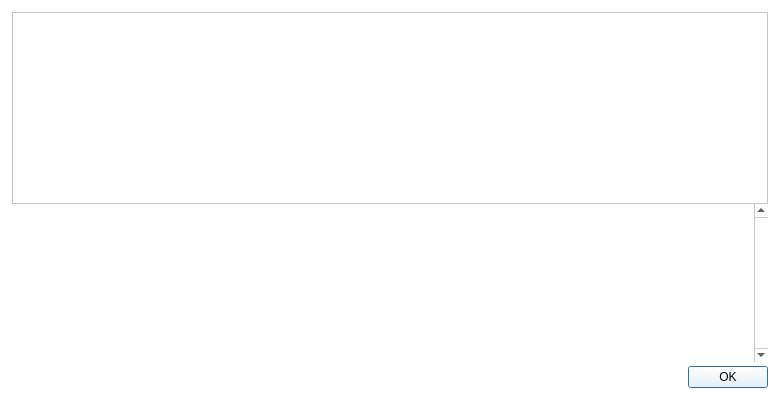
<?xml version="1.0" encoding="UTF-8"?>
<ui version="4.0">
 <class>HelpMessageDialog</class>
 <widget class="QDialog" name="HelpMessageDialog">
  <property name="geometry">
   <rect>
    <x>0</x>
    <y>0</y>
    <width>780</width>
    <height>400</height>
   </rect>
  </property>
  <property name="palette">
   <palette>
    <active>
     <colorrole role="Button">
      <brush brushstyle="SolidPattern">
       <color alpha="255">
        <red>255</red>
        <green>255</green>
        <blue>255</blue>
       </color>
      </brush>
     </colorrole>
     <colorrole role="Base">
      <brush brushstyle="SolidPattern">
       <color alpha="255">
        <red>255</red>
        <green>255</green>
        <blue>255</blue>
       </color>
      </brush>
     </colorrole>
     <colorrole role="Window">
      <brush brushstyle="SolidPattern">
       <color alpha="255">
        <red>255</red>
        <green>255</green>
        <blue>255</blue>
       </color>
      </brush>
     </colorrole>
    </active>
    <inactive>
     <colorrole role="Button">
      <brush brushstyle="SolidPattern">
       <color alpha="255">
        <red>255</red>
        <green>255</green>
        <blue>255</blue>
       </color>
      </brush>
     </colorrole>
     <colorrole role="Base">
      <brush brushstyle="SolidPattern">
       <color alpha="255">
        <red>255</red>
        <green>255</green>
        <blue>255</blue>
       </color>
      </brush>
     </colorrole>
     <colorrole role="Window">
      <brush brushstyle="SolidPattern">
       <color alpha="255">
        <red>255</red>
        <green>255</green>
        <blue>255</blue>
       </color>
      </brush>
     </colorrole>
    </inactive>
    <disabled>
     <colorrole role="Button">
      <brush brushstyle="SolidPattern">
       <color alpha="255">
        <red>255</red>
        <green>255</green>
        <blue>255</blue>
       </color>
      </brush>
     </colorrole>
     <colorrole role="Base">
      <brush brushstyle="SolidPattern">
       <color alpha="255">
        <red>255</red>
        <green>255</green>
        <blue>255</blue>
       </color>
      </brush>
     </colorrole>
     <colorrole role="Window">
      <brush brushstyle="SolidPattern">
       <color alpha="255">
        <red>255</red>
        <green>255</green>
        <blue>255</blue>
       </color>
      </brush>
     </colorrole>
    </disabled>
   </palette>
  </property>
  <property name="windowTitle">
   <string notr="true">UOU Core - Command-line options</string>
  </property>
  <property name="styleSheet">
   <string notr="true">
QWidget QFrame#frame {
image: url(:/icons/about_big);
image-position:center;
padding-top:0px;
background-color:white;
}

QStatusBar {
background-color:#ffffff;
}

.QFrame {
background-color:transparent;
border:0px solid #fff;
}

QMenuBar {
background-color:#fff;
}

QMenuBar::item {
background-color:#fff;
}

QMenuBar::item:selected {
background-color:#f8f6f6;
}

QMenu {
background-color:#f8f6f6;
}

QMenu::item {
color:#333;
}

QMenu::item:selected {
background-color:#f2f0f0;
color:#333;
}

QToolBar {
background-color:#fff;
border:0px solid #000;
padding:0;
margin:0;
}

QToolBar &gt; QToolButton {
background-color:#fff;
border:0px solid #333;
min-height:2.5em;
min-width: 8em;
padding: 0em 1em;
/*font-weight:bold;*/
color:#333;
}

QToolBar &gt; QToolButton:checked {
background-color:#f57026;
color:#fff;
font-weight:bold;
}

QMessageBox {
background-color:#F8F6F6;
}

/*******************************************************/

QLabel { /* Base Text Size &amp; Color */
font-size:12px;
color:#333333;
}

.QCheckBox { /* Checkbox Labels */
color:#333333;
background-color:transparent;
}

.QCheckBox:hover {
background-color:transparent;
}

.QValidatedLineEdit, .QLineEdit { /* Text Entry Fields */
border: 1px solid #82C3E6;
font-size:11px;
min-height:25px;
outline:0;
padding:3px;
background-color:#fcfcfc;
}

.QLineEdit:!focus {
font-size:12px;
}

.QValidatedLineEdit:disabled, .QLineEdit:disabled {
background-color:#f2f2f2;
}

/*******************************************************/

QPushButton { /* Global Button Style */

background-color:#f57026;

border:1;

border-radius:3px;

color:#ffffff;

font-size:12px;

font-weight:bold;

height: 26px;

padding-left:25px;

padding-right:25px;

padding-top:5px;

padding-bottom:5px;

margin-right: 10px;

}



QPushButton:hover { /* Global Button Style hover */

background-color:#f57026;

border:1;

border-radius:3px;

color:#ffffff;

font-size:12px;

font-weight:bold;

height: 26px;

padding-left:25px;

padding-right:25px;

padding-top:5px;

padding-bottom:5px;

margin-right: 10px;

}

QPushButton:focus {
border:none;
outline:none;
}

QPushButton:pressed {
border:1px solid #333;
}

QComboBox { /* Dropdown Menus */
border:1px solid #82C3E6;
padding: 3px 5px 3px 5px;
background:#fcfcfc;
min-height:25px;
color:#818181;
}

QComboBox:checked {
background:#f2f2f2;
}

QComboBox:editable {
background: #f57026;
color:#616161;
border:0px solid transparent;
}

QComboBox::drop-down {
width:25px;
border:0px;
}

QComboBox::down-arrow {
border-image: url(':/images/light/drkblue_downArrow') 0 0 0 0 stretch stretch;
}

QComboBox QListView {
background:#fff;
border:1px solid #333;
padding-right:1px;
padding-left:1px;
}

QComboBox QAbstractItemView::item { margin:4px; }

QComboBox::item {
color:#818181;
}

QComboBox::item:alternate {
background:#fff;
}

QComboBox::item:selected {
border:0px solid transparent;
background:#f2f2f2;
}

QComboBox::indicator {
background-color:transparent;
selection-background-color:transparent;
color:transparent;
selection-color:transparent;
}

QAbstractSpinBox {
border:1px solid #82C3E6;
padding: 3px 5px 3px 5px;
background:#fcfcfc;
min-height:25px;
color:#818181;
}

QAbstractSpinBox::up-button {
subcontrol-origin: border;
subcontrol-position: top right;
width:21px;
background:#fcfcfc;
border-left:0px;
border-right:1px solid #82C3E6;
border-top:1px solid #82C3E6;
border-bottom:0px;
padding-right:1px;
padding-left:5px;
padding-top:2px;
}

QAbstractSpinBox::up-arrow {
image:url(':/images/light/drkblue_upArrow_small');
}

QAbstractSpinBox::down-button {
subcontrol-origin: border;
subcontrol-position: bottom right;
width:21px;
background:#fcfcfc;
border-top:0px;
border-left:0px;
border-right:1px solid #82C3E6;
border-bottom:1px solid #82C3E6;
padding-right:1px;
padding-left:5px;
padding-bottom:2px;
}

QAbstractSpinBox::down-arrow {
image:url(':/images/light/drkblue_downArrow_small');
}

QCheckBox {
spacing: 5px;
}

QCheckBox::indicator {
width: 16px;
height: 16px;
}



/*******************************************************/

QHeaderView { /* Table Header */
background-color:transparent;
}

QHeaderView::section { /* Table Header Sections */
qproperty-alignment:center;
background-color:#f57026;
color:#fff;
min-height:25px;
font-weight:bold;
font-size:14px;
outline:0;
border:0px solid #fff;
border-right:1px solid #fff;
padding-left:5px;
padding-right:5px;
padding-top:2px;
padding-bottom:2px;
}

QHeaderView::section:last {
border-right: 0px solid #d7d7d7;
}

.QScrollArea {
background:transparent;
border:0px;
}

.QTableView { /* Table - has to be selected as a class otherwise it throws off QCalendarWidget */
background:transparent;
border:0px solid #fff;
}

QTableView::item { /* Table Item */
background-color:#fcfcfc;
font-size:12px;
}

QTableView::item:selected { /* Table Item Selected */
background-color:#f0f0f0;
color:#333;
}

QScrollBar { /* Scroll Bar */

}

QScrollBar:vertical { /* Vertical Scroll Bar Attributes */
border:0;
background:#ffffff;
width:18px;
margin: 18px 0px 18px 0px;
}

QScrollBar:horizontal { /* Horizontal Scroll Bar Attributes */
border:0;
background:#ffffff;
height:18px;
margin: 0px 18px 0px 18px;
}


QScrollBar::handle:vertical { /* Scroll Bar Slider - vertical */
background:#e0e0e0;
min-height:10px;
}

QScrollBar::handle:horizontal { /* Scroll Bar Slider - horizontal */
background:#e0e0e0;
min-width:10px;
}

QScrollBar::add-page, QScrollBar::sub-page { /* Scroll Bar Background */
background:#F8F6F6;
}

QScrollBar::add-line:vertical, QScrollBar::sub-line:vertical, QScrollBar::add-line:horizontal, QScrollBar::sub-line:horizontal { /* Define Arrow Button Dimensions */
background-color:#F8F6F6;
border: 1px solid #f2f0f0;
width:16px;
height:16px;
}

QScrollBar::add-line:vertical:pressed, QScrollBar::sub-line:vertical:pressed, QScrollBar::add-line:horizontal:pressed, QScrollBar::sub-line:horizontal:pressed {
background-color:#e0e0e0;
}

QScrollBar::sub-line:vertical { /* Vertical - top button position */
subcontrol-position:top;
subcontrol-origin: margin;
}

QScrollBar::add-line:vertical { /* Vertical - bottom button position */
subcontrol-position:bottom;
subcontrol-origin: margin;
}

QScrollBar::sub-line:horizontal { /* Vertical - left button position */
subcontrol-position:left;
subcontrol-origin: margin;
}

QScrollBar::add-line:horizontal { /* Vertical - right button position */
subcontrol-position:right;
subcontrol-origin: margin;
}

QScrollBar:up-arrow, QScrollBar:down-arrow, QScrollBar:left-arrow, QScrollBar:right-arrow { /* Arrows Icon */
width:10px;
height:10px;
}

QScrollBar:up-arrow {
background-image: url(':/images/light/drkblue_upArrow_small');
}

QScrollBar:down-arrow {
background-image: url(':/images/light/drkblue_downArrow_small');
}

QScrollBar:left-arrow {
background-image: url(':/images/light/drkblue_leftArrow_small');
}

QScrollBar:right-arrow {
background-image: url(':/images/light/drkblue_rightArrow_small');
}


/*******************************************************/

/* DIALOG BOXES */

QDialog .QTabWidget {
border-bottom:1px solid #333;
}

QDialog .QTabWidget::pane {
border: 1px solid #d7d7d7;
}

QDialog .QTabWidget QTabBar::tab {
background-color:#f2f0f0;
color:#333;
padding-left:10px;
padding-right:10px;
padding-top:5px;
padding-bottom:5px;
border-top: 1px solid #d7d7d7;
}

QDialog .QTabWidget QTabBar::tab:first {
border-left: 1px solid #d7d7d7;
}

QDialog .QTabWidget QTabBar::tab:last {
border-right: 1px solid #d7d7d7;
}

QDialog .QTabWidget QTabBar::tab:selected, QDialog .QTabWidget QTabBar::tab:hover {
background-color:#ffffff;
color:#333;
}

QDialog .QTabWidget .QWidget {
background-color:#fff;
color:#333;
}

QDialog .QTabWidget .QWidget QAbstractSpinBox {
min-height:15px;
}

QDialog .QTabWidget .QWidget QAbstractSpinBox::down-button {
width:15px;
}

QDialog .QTabWidget .QWidget QAbstractSpinBox::up-button {
width:15px;
}

QDialog .QTabWidget .QWidget QComboBox {
min-height:15px;
}

QDialog QWidget { /* Remove Annoying Focus Rectangle */
outline: 0;
}

/*******************************************************/
/* FILE MENU */

/* Dialog: Open URI */
QDialog#OpenURIDialog {
background-color:#F8F6F6;
}

QDialog#OpenURIDialog QLabel#label { /* URI Label */
font-weight:bold;
}

QDialog#OpenURIDialog QPushButton#selectFileButton { /* ... Button */
background-color:qlineargradient(x1: 0, y1: 0, x2: 0, y2: 1, stop: .01 #f6f6f6, stop: .1 rgba(250, 250, 250, 128), stop: .95 rgba(250, 250, 250, 255), stop: 1 #ebebeb);
border:1px solid #d2d2d2;
color:#616161;
padding-left:10px;
padding-right:10px;
}

QDialog#OpenURIDialog QPushButton#selectFileButton:hover {
background-color:qlineargradient(x1: 0, y1: 0, x2: 0, y2: 1, stop: .01 #f6f6f6, stop: .1 rgba(240, 240, 240, 255), stop: .95 rgba(240, 240, 240, 255), stop: 1 #ebebeb);
color:#333;
}

QDialog#OpenURIDialog QPushButton#selectFileButton:pressed {
border:1px solid #9e9e9e;
}

/* Dialog: Sign / Verify Message */
QDialog#SignVerifyMessageDialog {
background-color:#F8F6F6;
}

QDialog#SignVerifyMessageDialog QPushButton#addressBookButton_SM { /* Address Book Button */
background-color:transparent;
padding-left:10px;
padding-right:10px;
}

QDialog#SignVerifyMessageDialog QPlainTextEdit { /* Message Signing Text */
border:1px solid #82C3E6;
background-color:#fff;
}

QDialog#SignVerifyMessageDialog QPushButton#pasteButton_SM { /* Paste Button */
/* qproperty-icon: url(&quot;:/icons/light/drkblue_editpaste&quot;); */
background-color:transparent;
padding-left:15px;
}

QDialog#SignVerifyMessageDialog QLineEdit:!focus { /* Font Hack */
font-size:10px;
}

QDialog#SignVerifyMessageDialog QPushButton#copySignatureButton_SM { /* Copy Button */
/* qproperty-icon: url(&quot;:/icons/light/drkblue_editcopy&quot;); */
background-color:transparent;
padding-left:10px;
padding-right:10px;
}

QDialog#SignVerifyMessageDialog QPushButton#clearButton_SM { /* Clear Button */
background-color:qlineargradient(x1: 0, y1: 0, x2: 0, y2: 1, stop: .01 #f6f6f6, stop: .1 rgba(250, 250, 250, 128), stop: .95 rgba(250, 250, 250, 255), stop: 1 #ebebeb);
border:1px solid #d2d2d2;
color:#616161;
padding-left:10px;
padding-right:10px;
}

QDialog#SignVerifyMessageDialog QPushButton#clearButton_SM:hover {
background-color:qlineargradient(x1: 0, y1: 0, x2: 0, y2: 1, stop: .01 #f6f6f6, stop: .1 rgba(240, 240, 240, 255), stop: .95 rgba(240, 240, 240, 255), stop: 1 #ebebeb);
color:#333;
}

QDialog#SignVerifyMessageDialog QPushButton#clearButton_SM:pressed {
border:1px solid #9e9e9e;
}

QDialog#SignVerifyMessageDialog QPushButton#addressBookButton_VM { /* Verify Message - Address Book Button */
background-color:transparent;
border:0;
padding-left:10px;
padding-right:10px;
}

QDialog#SignVerifyMessageDialog QPushButton#clearButton_VM { /* Verify Message - Clear Button */
background-color:qlineargradient(x1: 0, y1: 0, x2: 0, y2: 1, stop: .01 #f6f6f6, stop: .1 rgba(250, 250, 250, 128), stop: .95 rgba(250, 250, 250, 255), stop: 1 #ebebeb);
border:1px solid #d2d2d2;
color:#616161;
padding-left:10px;
padding-right:10px;
}

QDialog#SignVerifyMessageDialog QPushButton#clearButton_VM:hover {
background-color:qlineargradient(x1: 0, y1: 0, x2: 0, y2: 1, stop: .01 #f6f6f6, stop: .1 rgba(240, 240, 240, 255), stop: .95 rgba(240, 240, 240, 255), stop: 1 #ebebeb);
color:#333;
}

QDialog#SignVerifyMessageDialog QPushButton#clearButton_VM:pressed {
border:1px solid #9e9e9e;
}

/* Dialog: Send and Receive */
QWidget#AddressBookPage {
background-color:#F8F6F6;
}

QWidget#AddressBookPage QPushButton#newAddress { /* New Address Button */
background-color:qlineargradient(x1: 0, y1: 0, x2: 0, y2: 1, stop: .01 #f6f6f6, stop: .1 rgba(250, 250, 250, 128), stop: .95 rgba(250, 250, 250, 255), stop: 1 #ebebeb);
border:1px solid #d2d2d2;
color:#616161;
padding-left:10px;
padding-right:10px;
}

QWidget#AddressBookPage QPushButton#newAddress:hover {
background-color:qlineargradient(x1: 0, y1: 0, x2: 0, y2: 1, stop: .01 #f6f6f6, stop: .1 rgba(240, 240, 240, 255), stop: .95 rgba(240, 240, 240, 255), stop: 1 #ebebeb);
color:#333;
}

QWidget#AddressBookPage QPushButton#newAddress:pressed {
border:1px solid #9e9e9e;
}

QWidget#AddressBookPage QPushButton#copyAddress { /* Copy Address Button */
background-color:qlineargradient(x1: 0, y1: 0, x2: 0, y2: 1, stop: .01 #f6f6f6, stop: .1 rgba(250, 250, 250, 128), stop: .95 rgba(250, 250, 250, 255), stop: 1 #ebebeb);
border:1px solid #d2d2d2;
color:#616161;
padding-left:10px;
padding-right:10px;
}

QWidget#AddressBookPage QPushButton#copyAddress:hover {
background-color:qlineargradient(x1: 0, y1: 0, x2: 0, y2: 1, stop: .01 #f6f6f6, stop: .1 rgba(240, 240, 240, 255), stop: .95 rgba(240, 240, 240, 255), stop: 1 #ebebeb);
color:#333;
}

QWidget#AddressBookPage QPushButton#copyAddress:pressed {
border:1px solid #9e9e9e;
}

QWidget#AddressBookPage QPushButton#deleteAddress { /* Delete Address Button */
background-color:qlineargradient(x1: 0, y1: 0, x2: 0, y2: 1, stop: .01 #f6f6f6, stop: .1 rgba(250, 250, 250, 128), stop: .95 rgba(250, 250, 250, 255), stop: 1 #ebebeb);
border:1px solid #d2d2d2;
color:#616161;
padding-left:10px;
padding-right:10px;
}

QWidget#AddressBookPage QPushButton#deleteAddress:hover {
background-color:qlineargradient(x1: 0, y1: 0, x2: 0, y2: 1, stop: .01 #f6f6f6, stop: .1 rgba(240, 240, 240, 255), stop: .95 rgba(240, 240, 240, 255), stop: 1 #ebebeb);
color:#333;
}

QWidget#AddressBookPage QPushButton#deleteAddress:pressed {
border:1px solid #9e9e9e;
}

QWidget#AddressBookPage QTableView { /* Address Listing */
font-size:12px;
}

QWidget#AddressBookPage QHeaderView::section { /* Min width for Windows fix */
min-width:260px;
}

/* SETTINGS MENU */

/* Encrypt Wallet and Change Passphrase Dialog */
QDialog#AskPassphraseDialog {
background-color:#F8F6F6;
}

QDialog#AskPassphraseDialog QLabel#passLabel1, QDialog#AskPassphraseDialog QLabel#passLabel2, QDialog#AskPassphraseDialog QLabel#passLabel3 {
qproperty-alignment: 'AlignVCenter | AlignRight';
min-width:170px;
min-height:33px; /* base width of 25px for QLineEdit, plus padding and border */
}

/* Options Dialog */
QDialog#OptionsDialog {
background-color:#F8F6F6;
}

QDialog#OptionsDialog QValueComboBox, QDialog#OptionsDialog QSpinBox {
margin-top:5px;
margin-bottom:5px;
}

QDialog#OptionsDialog QValidatedLineEdit, QDialog#OptionsDialog QValidatedLineEdit:disabled, QDialog#OptionsDialog QLineEdit, QDialog#OptionsDialog QLineEdit:disabled {
qproperty-alignment: 'AlignVCenter | AlignLeft';
min-height:20px;
margin-top:0px;
margin-bottom:0px;
padding-top:1px;
padding-bottom:1px;
}

QDialog#OptionsDialog &gt; QLabel {
qproperty-alignment: 'AlignVCenter';
min-height:20px;
}

QDialog#OptionsDialog QWidget#tabDisplay QValueComboBox {
margin-top:0px;
margin-bottom:0px;
}

QDialog#OptionsDialog QLabel#label_3 { /* Translations Missing? Label */
qproperty-alignment: 'AlignVCenter | AlignCenter';
color:#818181;
padding-bottom:8px;
}

QDialog#OptionsDialog QCheckBox {
min-height:20px;
}

QDialog#OptionsDialog QCheckBox#displayAddresses {
min-height:33px;

}

/* TOOLS MENU */

QDialog#RPCConsole { /* RPC Console Dialog Box */
background-color:#F8F6F6;
}

QDialog#RPCConsole QWidget#tab_info QLabel#label_11, QDialog#RPCConsole QWidget#tab_info QLabel#label_10 { /* Margin between Network and Block Chain headers */
qproperty-alignment: 'AlignBottom';
min-height:25px;
min-width:180px;
}

QDialog#RPCConsole QWidget#tab_peers  QLabel#peerHeading { /* Peers Info Header */
color:#f57026;
}

QDialog#RPCConsole QPushButton#openDebugLogfileButton {
max-width:60px;
}

QDialog#RPCConsole QTextEdit#messagesWidget { /* Console Messages Window */
border:0;
}

QDialog#RPCConsole QLineEdit#lineEdit { /* Console Input */
margin-right:5px;
}

QDialog#RPCConsole QPushButton#clearButton { /* Console Clear Button */
background-color:transparent;
padding-left:10px;
padding-right:10px;
}

QDialog#RPCConsole .QGroupBox #line { /* Network In Line */
background-color:#00ff00;
}

QDialog#RPCConsole .QGroupBox #line_2 { /* Network Out Line */
background:#ff0000;
}

/* HELP MENU */

/* Command Line Options Dialog */
QDialog#HelpMessageDialog {
background-color:white;
}

QDialog#HelpMessageDialog QScrollArea * {
background-color:white;
}

QDialog#HelpMessageDialog QScrollBar:vertical, QDialog#HelpMessageDialog QScrollBar:horizontal {
border:0;
}

/* About Proton Dialog */
QDialog#AboutDialog {
background-color:white;
}

QDialog#AboutDialog QLabel#label, QDialog#AboutDialog QLabel#copyrightLabel, QDialog#AboutDialog QLabel#label_2 { /* About Proton Contents */
margin-left:10px;
background-color:white;
}

QDialog#AboutDialog QLabel#label_2 { /* Margin for About Proton text */
margin-right:10px;
background-color:white;
}

/* Edit Address Dialog */
QDialog#EditAddressDialog {
background-color:#F8F6F6;
}

QDialog#EditAddressDialog QLabel {
qproperty-alignment: 'AlignVCenter | AlignRight';
min-height:27px;
font-weight:normal;
padding-right:5px;
}

/* OVERVIEW SCREEN */

QWidget .QFrame#frame { /* Wallet Balance */
min-width:490px;
}

QWidget .QFrame#frame &gt; .QLabel {
min-width:190px;
font-weight:normal;
min-height:30px;
}

QWidget .QFrame#frame .QLabel#label_5 { /* Wallet Label */
qproperty-alignment: 'AlignVCenter | AlignRight';
min-width:160px;
background-color:transparent;
color:#f4f4f5;
margin-right:5px;
padding-right:5px;
}

QWidget .QFrame#frame .QLabel#labelWalletStatus { /* Wallet Sync Status */
qproperty-alignment: 'AlignVCenter | AlignLeft';
margin-left:3px;
}

QWidget .QFrame#frame .QLabel#labelSpendable { /* Spendable Header */
qproperty-alignment: 'AlignVCenter | AlignLeft';
font-size:12px;
margin-left:18px;
}

QWidget .QFrame#frame .QLabel#labelWatchonly { /* Watch-only Header */
qproperty-alignment: 'AlignVCenter | AlignLeft';
font-size:12px;
margin-left:16px;
}

QWidget .QFrame#frame .QLabel#labelBalanceText { /* Available Balance Label */
qproperty-alignment: 'AlignVCenter | AlignRight';
min-width:160px;
background-color:#f57026;
color:#ffffff;
margin-right:5px;
padding-right:5px;
font-size:14px;
font-weight: bold;
min-height:35px;
}

QWidget .QFrame#frame .QLabel#labelBalance { /* Available Balance */
qproperty-alignment: 'AlignVCenter | AlignLeft';
font-size:16px;
color:#f57026;
margin-left:0px;
    font-weight: bold;
}

QWidget .QFrame#frame .QLabel#labelWatchAvailable { /* Watch-only Balance */
qproperty-alignment: 'AlignVCenter | AlignLeft';
font-size:12px;
margin-left:16px;
}

QWidget .QFrame#frame .QLabel#labelPendingText { /* Pending Balance Label */
qproperty-alignment: 'AlignVCenter | AlignRight';
min-width:160px;
font-size:14px;
font-Weight:bold;
background-color:#F8F6F6;
margin-right:5px;
padding-right:5px;
}

QWidget .QFrame#frame .QLabel#labelUnconfirmed { /* Pending Balance */
qproperty-alignment: 'AlignVCenter | AlignLeft';
font-size:14px;
font-weight:bold;
margin-left:0px;
}

QWidget .QFrame#frame .QLabel#labelWatchPending { /* Watch-only Pending Balance */
qproperty-alignment: 'AlignVCenter | AlignLeft';
font-size:12px;
margin-left:16px;
}

QWidget .QFrame#frame .QLabel#labelImmatureText { /* Immature Balance Label */
qproperty-alignment: 'AlignVCenter | AlignRight';
min-width:160px;
font-size:14px;
font-weight:bold;
background-color:#F8F6F6;
margin-right:5px;
padding-right:5px;
}

QWidget .QFrame#frame .QLabel#labelImmature { /* Immature Balance */
qproperty-alignment: 'AlignVCenter | AlignLeft';
font-size:14px;
font-weight:bold;
margin-left:0px;
}

QWidget .QFrame#frame .QLabel#labelWatchImmature { /* Watch-only Immature Balance */
qproperty-alignment: 'AlignVCenter | AlignLeft';
font-size:12px;
margin-left:16px;
}

QWidget .QFrame#frame .QLabel#labelTotalText { /* Total Balance Label */
qproperty-alignment: 'AlignVCenter | AlignRight';
min-width:160px;
font-size:14px;
font-weight:bold;
background-color:#F8F6F6;
margin-right:5px;
padding-right:5px;
}

QWidget .QFrame#frame .QLabel#labelTotal { /* Total Balance */
qproperty-alignment: 'AlignVCenter | AlignLeft';
font-size:14px;
font-weight:bold;
margin-left:0px;
}

QWidget .QFrame#frame .QLabel#labelWatchTotal { /* Watch-only Total Balance */
qproperty-alignment: 'AlignVCenter | AlignLeft';
font-size:12px;
margin-left:16px;
}

/* PRIVATESEND WIDGET */

QWidget .QFrame#framePrivateSend { /* PrivateSend Widget */
background-color:transparent;
max-width: 451px;
min-width: 451px;
max-height: 350px;
}

QWidget .QFrame#framePrivateSend .QWidget#layoutWidgetPrivateSendHeader { /* PrivateSend Header */
max-width: 421px;
min-width: 421px;
}

QWidget .QFrame#framePrivateSend .QLabel#labelPrivateSendHeader { /* PrivateSend Header */
qproperty-alignment: 'AlignVCenter | AlignCenter';
max-width: 421px;
min-width: 421px;
background-color:#f57026;
color:#fff;
margin-right: 5px;
padding-right: 5px;
font-weight:bold;
font-size:14px;
min-height:35px;
max-height:35px;
}
/******************************************************************/
QWidget .QFrame#framePrivateSend .QLabel#labelPrivateSendSyncStatus { /* PrivateSend Sync Status */
qproperty-alignment: 'AlignVCenter | AlignLeft';
margin-left:2px;
padding-right:5px;
}

QWidget .QFrame#framePrivateSend #privateSendFormLayoutWidget {
max-width: 451px;
max-height: 175px;
}

QWidget .QFrame#framePrivateSend #privateSendFormLayoutWidget &gt; .QLabel {
min-width:175px;
font-weight:normal;
min-height:25px;
}

QWidget .QFrame#framePrivateSend #privateSendFormLayoutWidget .QLabel#labelPrivateSendEnabledText { /* PrivateSend Enabled Status Label */
qproperty-alignment: 'AlignVCenter | AlignRight';
min-width:160px;
background-color:#F8F6F6;
margin-right:5px;
padding-right:5px;
}

QWidget .QFrame#framePrivateSend #privateSendFormLayoutWidget .QLabel#labelPrivateSendEnabled { /* PrivateSend Enabled Status */

}

QWidget .QFrame#framePrivateSend #privateSendFormLayoutWidget .QLabel#labelCompletitionText { /* PrivateSend Completion Label */
qproperty-alignment: 'AlignVCenter | AlignRight';
min-width:160px;
background-color:#F8F6F6;
margin-right:5px;
padding-right:5px;

}

QWidget .QFrame#framePrivateSend #privateSendFormLayoutWidget .QProgressBar#privateSendProgress { /* PrivateSend Completion */
border: 1px solid #818181;
border-radius: 1px;
margin-right:43px;
text-align: right;
color:#818181;
}

QWidget .QFrame#framePrivateSend #privateSendFormLayoutWidget .QProgressBar#privateSendProgress::chunk {
background-color: #f57026;
width:1px;
}

QWidget .QFrame#framePrivateSend #privateSendFormLayoutWidget .QLabel#labelAnonymizedText { /* PrivateSend Balance Label */
qproperty-alignment: 'AlignVCenter | AlignRight';
min-width:160px;
background-color:#F8F6F6;
margin-right:5px;
padding-right:5px;
}

QWidget .QFrame#framePrivateSend #privateSendFormLayoutWidget .QLabel#labelAnonymized { /* PrivateSend Balance */

}

QWidget .QFrame#framePrivateSend #privateSendFormLayoutWidget .QLabel#labelAmountAndRoundsText { /* PrivateSend Amount and Rounds Label */
qproperty-alignment: 'AlignVCenter | AlignRight';
min-width:160px;
background-color:#F8F6F6;
margin-right:5px;
padding-right:5px;
}

QWidget .QFrame#framePrivateSend #privateSendFormLayoutWidget .QLabel#labelAmountRounds { /* PrivateSend Amount and Rounds */

}

QWidget .QFrame#framePrivateSend #privateSendFormLayoutWidget .QLabel#labelSubmittedDenomText { /* PrivateSend Submitted Denom Label */
qproperty-alignment: 'AlignVCenter | AlignRight';
min-width:160px;
background-color:#F8F6F6;
margin-right:5px;
padding-right:5px;
}

QWidget .QFrame#framePrivateSend #privateSendFormLayoutWidget .QLabel#labelSubmittedDenom { /* PrivateSend Submitted Denom */

}

QWidget .QFrame#framePrivateSend .QWidget#layoutWidgetLastMessageAndButtons {
max-width: 451px;
}

QWidget .QFrame#framePrivateSend .QLabel#labelPrivateSendLastMessage { /* PrivateSend Status Notifications */
qproperty-alignment: 'AlignVCenter | AlignCenter';
min-width: 288px;
min-height: 43px;
font-size:11px;
color:#818181;
}

/* PRIVATESEND BUTTONS */

QWidget .QFrame#framePrivateSend .QPushButton { /* PrivateSend Buttons - General Attributes */
border:0px solid #ffffff;
}

QWidget .QFrame#framePrivateSend QPushButton:focus {
border:none;
outline:none;
}

QWidget .QFrame#framePrivateSend .QPushButton#togglePrivateSend { /* Start PrivateSend Mixing */
min-height: 40px;
font-size:15px;
font-weight:normal;
color:#ffffff;
padding-left:10px;
padding-right:10px;
padding-top:5px;
padding-bottom:6px;
}

QWidget .QFrame#framePrivateSend .QPushButton#togglePrivateSend:hover {

}

QWidget .QFrame#framePrivateSend .QPushButton#privateSendAuto { /* Try Mix Button */
background-color:qlineargradient(x1: 0, y1: 0, x2: 0, y2: 1, stop: .01 #f6f6f6, stop: .1 rgba(250, 250, 250, 128), stop: .95 rgba(250, 250, 250, 255), stop: 1 #ebebeb);
border:1px solid #d2d2d2;
color:#616161;
min-height:25px;
font-size:9px;
padding:0px;
}

QWidget .QFrame#framePrivateSend .QPushButton#privateSendAuto:hover {
background-color:qlineargradient(x1: 0, y1: 0, x2: 0, y2: 1, stop: .01 #f6f6f6, stop: .1 rgba(240, 240, 240, 255), stop: .95 rgba(240, 240, 240, 255), stop: 1 #ebebeb);
color:#333;
}

QWidget .QFrame#framePrivateSend .QPushButton#privateSendAuto:pressed {
border:1px solid #9e9e9e;
}

QWidget .QFrame#framePrivateSend .QPushButton#privateSendReset { /* Reset Button */
background-color:qlineargradient(x1: 0, y1: 0, x2: 0, y2: 1, stop: .01 #f6f6f6, stop: .1 rgba(250, 250, 250, 128), stop: .95 rgba(250, 250, 250, 255), stop: 1 #ebebeb);
border:1px solid #d2d2d2;
color:#616161;
min-height:25px;
font-size:9px;
padding:0px;
}

QWidget .QFrame#framePrivateSend .QPushButton#privateSendReset:hover {
background-color:qlineargradient(x1: 0, y1: 0, x2: 0, y2: 1, stop: .01 #f6f6f6, stop: .1 rgba(240, 240, 240, 255), stop: .95 rgba(240, 240, 240, 255), stop: 1 #ebebeb);
color:#333;
}

QWidget .QFrame#framePrivateSend .QPushButton#privateSendReset:pressed {
border:1px solid #9e9e9e;
}

QWidget .QFrame#framePrivateSend .QPushButton#privateSendInfo { /* Info Button */
background-color:qlineargradient(x1: 0, y1: 0, x2: 0, y2: 1, stop: .01 #f6f6f6, stop: .1 rgba(250, 250, 250, 128), stop: .95 rgba(250, 250, 250, 255), stop: 1 #ebebeb);
border:1px solid #d2d2d2;
color:#616161;
min-height:25px;
font-size:9px;
padding:0px;
}

QWidget .QFrame#framePrivateSend .QPushButton#privateSendInfo:hover {
background-color:qlineargradient(x1: 0, y1: 0, x2: 0, y2: 1, stop: .01 #f6f6f6, stop: .1 rgba(240, 240, 240, 255), stop: .95 rgba(240, 240, 240, 255), stop: 1 #ebebeb);
color:#333;
}

QWidget .QFrame#framePrivateSend .QPushButton#privateSendInfo:pressed {
border:1px solid #9e9e9e;
}

/* RECENT TRANSACTIONS */

QWidget .QFrame#frame_2 { /* Transactions Widget */
min-width:410px;
margin-right:20px;
margin-left:0;
margin-top:15px;
background-repeat:none;
}

QWidget .QFrame#frame_2 .QLabel#label_4 { /* Recent Transactions Label */
min-width:180px;
color:#999;
margin-left:0px;
margin-top:30px;
margin-right:5px;
padding-right:5px;
font-weight:normal;
font-size:18px;
font-weight:bold;
min-height:24px;
}

QWidget .QFrame#frame_2 .QLabel#labelTransactionsStatus { /* Recent Transactions Sync Status */
qproperty-alignment: 'AlignBottom | AlignRight';
min-width:93px;
margin-top:83px;
margin-left:16px;
margin-right:5px;
min-height:16px;
}

QWidget .QFrame#frame_2 QListView { /* UOU Transaction List */
font-weight:normal;
font-size:14px;
max-width:500px;
margin-top:12px;
margin-left:0px; /* CSS Voodoo - set to -66px to hide default transaction icons */
}

/* SEND DIALOG */

QDialog#SendCoinsDialog .QFrame#frameCoinControl { /* Coin Control Section */

}

QDialog#SendCoinsDialog .QFrame#frameCoinControl &gt; .QLabel { /* Default Font Color and  Size */
font-weight:normal;
color: #999;
}

QDialog#SendCoinsDialog .QFrame#frameCoinControl .QPushButton#pushButtonCoinControl { /* Coin Control Inputs Button */
padding-left:10px;
padding-right:10px;
min-height:25px;
}

QDialog#SendCoinsDialog .QFrame#frameCoinControl .QLabel#labelCoinControlFeatures { /* Coin Control Header */
color:#999;
font-weight:normal;
font-size:14px;
}

QDialog#SendCoinsDialog .QFrame#frameCoinControl .QWidget#widgetCoinControl { /* Coin Control Inputs */
}

QDialog#SendCoinsDialog .QFrame#frameCoinControl .QWidget#widgetCoinControl &gt; .QLabel { /* Coin Control Inputs Labels */
padding:2px;
}

QDialog#SendCoinsDialog .QFrame#frameCoinControl .QCheckBox#checkBoxCoinControlChange { /* Custom Change Label */
}

QDialog#SendCoinsDialog .QFrame#frameCoinControl .QValidatedLineEdit#lineEditCoinControlChange { /* Custom Change Address */
}

QDialog#SendCoinsDialog .QFrame#frameCoinControl .QLabel#labelCoinControlChangeLabel { /* Custom Change Address Validation Label */
font-weight:normal;
qproperty-margin:-6;
margin-right:112px;
}

QDialog#SendCoinsDialog .QScrollArea#scrollArea .QWidget#scrollAreaWidgetContents { /* Send To Widget */
background:transparent;
}

QDialog#SendCoinsDialog .QPushButton#sendButton { /* Send Button */
padding-left:10px;
padding-right:10px;
}

QDialog#SendCoinsDialog .QPushButton#clearButton { /* Clear Button */
background-color:qlineargradient(x1: 0, y1: 0, x2: 0, y2: 1, stop: .01 #f6f6f6, stop: .1 rgba(250, 250, 250, 128), stop: .95 rgba(250, 250, 250, 255), stop: 1 #ebebeb);
border:1px solid #d2d2d2;
color:#616161;
padding-left:10px;
padding-right:10px;
}

QDialog#SendCoinsDialog .QPushButton#clearButton:hover {
background-color:qlineargradient(x1: 0, y1: 0, x2: 0, y2: 1, stop: .01 #f6f6f6, stop: .1 rgba(240, 240, 240, 255), stop: .95 rgba(240, 240, 240, 255), stop: 1 #ebebeb);
color:#333;
}

QDialog#SendCoinsDialog .QPushButton#clearButton:pressed {
border:1px solid #9e9e9e;
}

QDialog#SendCoinsDialog .QPushButton#addButton { /* Add Button */
background-color:qlineargradient(x1: 0, y1: 0, x2: 0, y2: 1, stop: .01 #f6f6f6, stop: .1 rgba(250, 250, 250, 128), stop: .95 rgba(250, 250, 250, 255), stop: 1 #ebebeb);
border:1px solid #d2d2d2;
color:#616161;
padding-left:10px;
padding-right:10px;
}

QDialog#SendCoinsDialog .QPushButton#addButton:hover {
background-color:qlineargradient(x1: 0, y1: 0, x2: 0, y2: 1, stop: .01 #f6f6f6, stop: .1 rgba(240, 240, 240, 255), stop: .95 rgba(240, 240, 240, 255), stop: 1 #ebebeb);
color:#333;
}

QDialog#SendCoinsDialog .QPushButton#addButton:pressed {
border:1px solid #9e9e9e;
}

QDialog#SendCoinsDialog .QCheckBox#checkUsePrivateSend { /* PrivateSend Checkbox */
color:#616161;
font-weight:bold;
background: qradialgradient(cx:0.5, cy:0.5, radius: 0.5, fx:0.5, fy:0.5, stop:0 rgba(248, 246, 246, 128), stop: 1 rgba(0, 0, 0, 0));
border-radius:5px;
padding-top:20px;
padding-bottom:18px;
}

QDialog#SendCoinsDialog .QCheckBox#checkUseInstantSend { /* InstantSend Checkbox */
color:#616161;
font-weight:bold;
background: qradialgradient(cx:0.5, cy:0.5, radius: 0.5, fx:0.5, fy:0.5, stop:0 rgba(248, 246, 246, 128), stop: 1 rgba(0, 0, 0, 0));
border-radius:5px;
padding-top:20px;
padding-bottom:18px;
margin-left:10px;
margin-right:20px;
}

/* This QLabel uses name = &quot;label&quot; which conflicts with Address Book -&gt; New Address */
/* To maximize backwards compatibility this formatting has been removed */

QDialog#SendCoinsDialog QLabel#label {
/*margin-left:20px;
margin-right:-2px;
padding-right:-2px;
color:#616161;
font-size:14px;
font-weight:bold;
border-radius:5px;
padding-top:20px;
padding-bottom:20px;*/
min-height:27px;
}

QDialog#SendCoinsDialog QLabel#labelBalance {
margin-left:0px;
padding-left:0px;
color:#333333;
/* font-weight:bold;
border-radius:5px;
padding-top:20px;
padding-bottom:20px; */
min-height:27px;
}

#checkboxSubtractFeeFromAmount {
padding-left:10px;
}


/* SEND COINS ENTRY */

QStackedWidget#SendCoinsEntry .QFrame#SendCoins &gt; .QLabel { /* Send Coin Entry Labels */
background-color:#F8F6F6;
min-width:102px;
font-weight:normal;
/*font-size:11px;*/
color:#333;
min-height:25px;
margin-right:5px;
padding-right:5px;
}

QStackedWidget#SendCoinsEntry .QFrame#SendCoins .QLabel#amountLabel {
color: #fff;
background-color:#999;
}

QStackedWidget#SendCoinsEntry .QValidatedLineEdit#payTo { /* Pay To Input Field */
}

QStackedWidget#SendCoinsEntry .QToolButton { /* General Settings for Pay To Icons */
padding-left:5px;
padding-right:5px;
border: 0;
outline: 0;
}

QStackedWidget#SendCoinsEntry .QToolButton#addressBookButton { /* Address Book Button */
padding-left:10px;
}

QStackedWidget#SendCoinsEntry .QToolButton#addressBookButton {
}

QStackedWidget#SendCoinsEntry .QToolButton#pasteButton {
}

QStackedWidget#SendCoinsEntry .QToolButton#deleteButton {
}

QStackedWidget#SendCoinsEntry .QLineEdit#addAsLabel { /* Pay To Input Field */
}

/* COIN CONTROL POPUP */

QDialog#CoinControlDialog { /* Coin Control Dialog Window */
background-color:#F8F6F6;
}

QDialog#CoinControlDialog .QLabel#labelCoinControlQuantityText { /* Coin Control Quantity Label */
min-height:30px;
padding-left:15px;
}

QDialog#CoinControlDialog .QLabel#labelCoinControlQuantity { /* Coin Control Quantity */
min-height:30px;
}

QDialog#CoinControlDialog .QLabel#labelCoinControlBytesText { /* Coin Control Bytes Label */
padding-left:15px;
}

QDialog#CoinControlDialog .QLabel#labelCoinControlBytes { /* Coin Control Bytes */
}

QDialog#CoinControlDialog .QLabel#labelCoinControlAmountText { /* Coin Control Amount Label */
min-height:30px;
padding-left:15px;
}

QDialog#CoinControlDialog .QLabel#labelCoinControlAmount { /* Coin Control Amount */
min-height:30px;
}

QDialog#CoinControlDialog .QLabel#labelCoinControlPriorityText { /* Coin Control Priority Label */
padding-left:15px;
}

QDialog#CoinControlDialog .QLabel#labelCoinControlPriority { /* Coin Control Priority */
}

QDialog#CoinControlDialog .QLabel#labelCoinControlFeeText { /* Coin Control Fee Label */
min-height:30px;
padding-left:15px;
}

QDialog#CoinControlDialog .QLabel#labelCoinControlFee { /* Coin Control Fee */
min-height:30px;
}

QDialog#CoinControlDialog .QLabel#labelCoinControlLowOutputText { /* Coin Control Low Output Label */
padding-left:15px;
}

QDialog#CoinControlDialog .QLabel#labelCoinControlLowOutput { /* Coin Control Low Output */
}

QDialog#CoinControlDialog .QLabel#labelCoinControlAfterFeeText { /* Coin Control After Fee Label */
min-height:30px;
padding-left:15px;
}

QDialog#CoinControlDialog .QLabel#labelCoinControlAfterFee { /* Coin Control After Fee */
min-height:30px;
}

QDialog#CoinControlDialog .QLabel#labelCoinControlChangeText { /* Coin Control Change Label */
padding-left:15px;
}

QDialog#CoinControlDialog .QLabel#labelCoinControlChange { /* Coin Control Change */

}

QDialog#CoinControlDialog .QFrame#frame .QPushButton#pushButtonSelectAll { /* (un)select all button */
padding-left:10px;
padding-right:10px;
min-height:25px;
}

QDialog#CoinControlDialog .QFrame#frame .QPushButton#pushButtonToggleLock { /* Toggle lock state button */
padding-left:10px;
padding-right:10px;
min-height:25px;
}

QDialog#CoinControlDialog .QDialogButtonBox#buttonBox QPushButton { /* Coin Control 'OK' button */
}

QDialog#CoinControlDialog .QFrame#frame .QRadioButton#radioTreeMode { /* Coin Control Tree Mode Selector */
color:#818181;
background-color:transparent;
}

QDialog#CoinControlDialog .QFrame#frame .QRadioButton#radioListMode { /* Coin Control List Mode Selector */
color:#818181;
background-color:transparent;
}

QDialog#CoinControlDialog QHeaderView::section:first { /* Bug Fix: the number &quot;1&quot; displays in this table for some reason... */
color:transparent;
}

QDialog#CoinControlDialog .CoinControlTreeWidget#treeWidget { /* Coin Control Widget Container */
outline:0;
background-color:#ffffff;
border:0px solid #818181;
}

QDialog#CoinControlDialog .CoinControlTreeWidget#treeWidget::item {
}

QDialog#CoinControlDialog .CoinControlTreeWidget#treeWidget::item:selected { /* Coin Control Item (selected) */
background-color:#f7f7f7;
color:#333;
}

QDialog#CoinControlDialog .CoinControlTreeWidget#treeWidget::item:checked { /* Coin Control Item (checked) */
background-color:#f7f7f7;
color:#333;
}

QDialog#CoinControlDialog .CoinControlTreeWidget#treeWidget::branch:selected { /* Coin Control Branch Icon */
background-image: url(':/images/light/drkblue_qtreeview_selected');
background-repeat:no-repeat;
background-position:center;
background-color:#f7f7f7;
color:#333;
}

QDialog#CoinControlDialog .CoinControlTreeWidget#treeWidget::branch:checked { /* Coin Control Branch Icon */
background-image: url(':/images/light/drkblue_qtreeview_selected');
background-repeat:no-repeat;
background-position:center;
background-color:#f7f7f7;
color:#333;
}

QDialog#CoinControlDialog .CoinControlTreeWidget#treeWidget::seperator {

}

QDialog#CoinControlDialog .CoinControlTreeWidget#treeWidget::indicator { /* Coin Control Widget Checkbox */

}

/* RECEIVE COINS */

QWidget#ReceiveCoinsDialog .QFrame#frame2 .QLabel#label_2 { /* Label Label */
background-color:#F8F6F6;
border: 1px solid #fff;
min-width:102px;
color:#333;
/*font-weight:bold;
font-size:11px;*/
padding-right:5px;
}

QWidget#ReceiveCoinsDialog .QFrame#frame2 .QLabel#label { /* Amount Label */
background-color:#999;
border: 1px solid #fff;
min-width:102px;
color:#ffffff;
/*font-weight:bold;
font-size:11px;*/
padding-right:5px;
}

QWidget#ReceiveCoinsDialog .QFrame#frame2 .QLabel#label_3 { /* Message Label */
background-color:#F8F6F6;
border: 1px solid #fff;
min-width:102px;
color:#333;
/*font-weight:bold;
font-size:11px;*/
padding-right:5px;
}

QWidget#ReceiveCoinsDialog .QFrame#frame2 QPushButton#clearButton { /* Clear Button */
background-color:qlineargradient(x1: 0, y1: 0, x2: 0, y2: 1, stop: .01 #f6f6f6, stop: .1 rgba(250, 250, 250, 128), stop: .95 rgba(250, 250, 250, 255), stop: 1 #ebebeb);
border:1px solid #d2d2d2;
color:#616161;
padding-left:10px;
padding-right:10px;
}

QWidget#ReceiveCoinsDialog .QFrame#frame2 QPushButton#clearButton:hover {
background-color:qlineargradient(x1: 0, y1: 0, x2: 0, y2: 1, stop: .01 #f6f6f6, stop: .1 rgba(240, 240, 240, 255), stop: .95 rgba(240, 240, 240, 255), stop: 1 #ebebeb);
color:#333;
}

QWidget#ReceiveCoinsDialog .QFrame#frame2 QPushButton#clearButton:pressed {
border:1px solid #9e9e9e;
}

QWidget#ReceiveCoinsDialog .QFrame#frame QPushButton#showRequestButton { /* Show Button */
background-color:qlineargradient(x1: 0, y1: 0, x2: 0, y2: 1, stop: .01 #f6f6f6, stop: .1 rgba(250, 250, 250, 128), stop: .95 rgba(250, 250, 250, 255), stop: 1 #ebebeb);
border:1px solid #d2d2d2;
color:#616161;
padding-left:10px;
padding-right:10px;
}

QWidget#ReceiveCoinsDialog .QFrame#frame QPushButton#showRequestButton:hover {
background-color:qlineargradient(x1: 0, y1: 0, x2: 0, y2: 1, stop: .01 #f6f6f6, stop: .1 rgba(240, 240, 240, 255), stop: .95 rgba(240, 240, 240, 255), stop: 1 #ebebeb);
color:#333;
}

QWidget#ReceiveCoinsDialog .QFrame#frame QPushButton#showRequestButton:pressed {
border:1px solid #9e9e9e;
}

QWidget#ReceiveCoinsDialog .QFrame#frame QPushButton#removeRequestButton { /* Remove Button */
background-color:qlineargradient(x1: 0, y1: 0, x2: 0, y2: 1, stop: .01 #f6f6f6, stop: .1 rgba(250, 250, 250, 128), stop: .95 rgba(250, 250, 250, 255), stop: 1 #ebebeb);
border:1px solid #d2d2d2;
color:#616161;
padding-left:10px;
padding-right:10px;
}

QWidget#ReceiveCoinsDialog .QFrame#frame QPushButton#removeRequestButton:hover {
background-color:qlineargradient(x1: 0, y1: 0, x2: 0, y2: 1, stop: .01 #f6f6f6, stop: .1 rgba(240, 240, 240, 255), stop: .95 rgba(240, 240, 240, 255), stop: 1 #ebebeb);
color:#333;
}

QWidget#ReceiveCoinsDialog .QFrame#frame QPushButton#removeRequestButton:pressed {
border:1px solid #9e9e9e;
}

QWidget#ReceiveCoinsDialog .QFrame#frame .QLabel#label_6 { /* Requested Payments History Label */
color:#999;
font-weight:normal;
font-size:14px;
}

/* RECEIVE COINS DIALOG */

QDialog#ReceiveRequestDialog {
background-color:#F8F6F6;
}

QDialog#ReceiveRequestDialog QTextEdit { /* Contents of Receive Coin Dialog */
border:0px;
}

/* TRANSACTIONS PAGE */

TransactionView QLineEdit { /* Filters */
margin-bottom:2px;
margin-right:1px;
min-width:111px;
text-align:center;
}

TransactionView QLineEdit#addressWidget { /* Address Filter */
margin-bottom:2px;
margin-right:1px;
min-width:405px;
text-align:center;
}

TransactionView QLineEdit#amountWidget { /* Amount Filter */
margin-bottom:2px;
margin-right:1px;
max-width:100px;
text-align:center;
}

TransactionView QComboBox {
margin-bottom:1px;
margin-right:1px;
}

QLabel#transactionSumLabel { /* Example of setObjectName for widgets without name */
color:#333333;
font-weight:bold;
}
 
QLabel#transactionSum { /* Example of setObjectName for widgets without name */
color:#333333;
}

/* TRANSACTION DETAIL DIALOG */

QDialog#TransactionDescDialog {
background-color:#F8F6F6;
}

QDialog#TransactionDescDialog QTextEdit { /* Contents of Receive Coin Dialog */
border:1px solid #d7d7d7;

}


</string>
  </property>
  <layout class="QHBoxLayout" name="horizontalLayout_2">
   <property name="spacing">
    <number>0</number>
   </property>
   <property name="margin">
    <number>12</number>
   </property>
   <item>
    <layout class="QVBoxLayout" name="verticalLayoutLogo" stretch="0">
     <property name="leftMargin">
      <number>0</number>
     </property>
     <property name="topMargin">
      <number>4</number>
     </property>
     <property name="rightMargin">
      <number>0</number>
     </property>
     <item>
      <widget class="QFrame" name="frame">
       <property name="frameShape">
        <enum>QFrame::NoFrame</enum>
       </property>
       <property name="frameShadow">
        <enum>QFrame::Raised</enum>
       </property>
      </widget>
     </item>
    </layout>
   </item>
   <item>
    <layout class="QVBoxLayout" name="verticalLayout">
     <item>
      <widget class="QTextEdit" name="helpMessage">
       <property name="readOnly">
        <bool>true</bool>
       </property>
      </widget>
     </item>
     <item>
      <widget class="QScrollArea" name="scrollArea">
       <property name="frameShape">
        <enum>QFrame::NoFrame</enum>
       </property>
       <property name="verticalScrollBarPolicy">
        <enum>Qt::ScrollBarAlwaysOn</enum>
       </property>
       <property name="widgetResizable">
        <bool>true</bool>
       </property>
       <widget class="QWidget" name="scrollAreaWidgetContents">
        <property name="geometry">
         <rect>
          <x>0</x>
          <y>0</y>
          <width>244</width>
          <height>124</height>
         </rect>
        </property>
        <layout class="QVBoxLayout" name="verticalLayout_2">
         <item>
          <widget class="QLabel" name="aboutMessage">
           <property name="cursor">
            <cursorShape>IBeamCursor</cursorShape>
           </property>
           <property name="textFormat">
            <enum>Qt::PlainText</enum>
           </property>
           <property name="alignment">
            <set>Qt::AlignLeading|Qt::AlignLeft|Qt::AlignTop</set>
           </property>
           <property name="openExternalLinks">
            <bool>true</bool>
           </property>
           <property name="textInteractionFlags">
            <set>Qt::LinksAccessibleByMouse|Qt::TextSelectableByKeyboard|Qt::TextSelectableByMouse</set>
           </property>
          </widget>
         </item>
        </layout>
       </widget>
      </widget>
     </item>
     <item>
      <spacer name="verticalSpacer">
       <property name="orientation">
        <enum>Qt::Vertical</enum>
       </property>
       <property name="sizeType">
        <enum>QSizePolicy::Fixed</enum>
       </property>
       <property name="sizeHint" stdset="0">
        <size>
         <width>4</width>
         <height>4</height>
        </size>
       </property>
      </spacer>
     </item>
     <item>
      <widget class="QDialogButtonBox" name="okButton">
       <property name="palette">
        <palette>
         <active/>
         <inactive/>
         <disabled/>
        </palette>
       </property>
       <property name="orientation">
        <enum>Qt::Horizontal</enum>
       </property>
       <property name="standardButtons">
        <set>QDialogButtonBox::Ok</set>
       </property>
      </widget>
     </item>
    </layout>
   </item>
  </layout>
 </widget>
 <resources>
  <include location="../bitcoin.qrc"/>
 </resources>
 <connections>
  <connection>
   <sender>okButton</sender>
   <signal>accepted()</signal>
   <receiver>HelpMessageDialog</receiver>
   <slot>accept()</slot>
   <hints>
    <hint type="sourcelabel">
     <x>20</x>
     <y>20</y>
    </hint>
    <hint type="destinationlabel">
     <x>20</x>
     <y>20</y>
    </hint>
   </hints>
  </connection>
  <connection>
   <sender>okButton</sender>
   <signal>rejected()</signal>
   <receiver>HelpMessageDialog</receiver>
   <slot>reject()</slot>
   <hints>
    <hint type="sourcelabel">
     <x>20</x>
     <y>20</y>
    </hint>
    <hint type="destinationlabel">
     <x>20</x>
     <y>20</y>
    </hint>
   </hints>
  </connection>
 </connections>
</ui>
